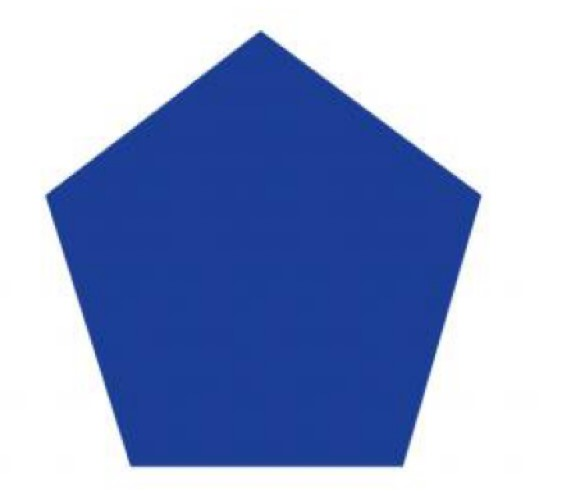
#> input picture OpenCV/images/hexagon.jpg, 563 x 491 px
$ python 8-contour-properties.py
#> lines starting #> are read from the running program, lines starting #| are printed output that depends on the picture; after the words box and inside, x2 and y2 are one past the last pixel; in counts of white or black regions, pixels touching at a corner belong together; long printed decimals are rounded
import numpy as np
import cv2 as cv

img = cv.imread("../images/hexagon.jpg")
#> img is the input picture: shape (491, 563, 3); mean B, G, R 204.2, 162.2, 146.4
img = cv.bilateralFilter(img, 9, 75, 75)

gray = cv.cvtColor(img, cv.COLOR_BGR2GRAY)
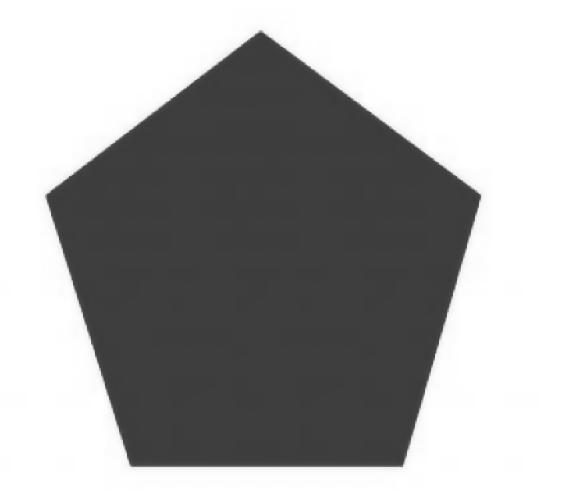
#> gray: shape (491, 563); min 59, max 255, mean 162.2
_, th1 = cv.threshold(gray, 100, 255, cv.THRESH_BINARY)
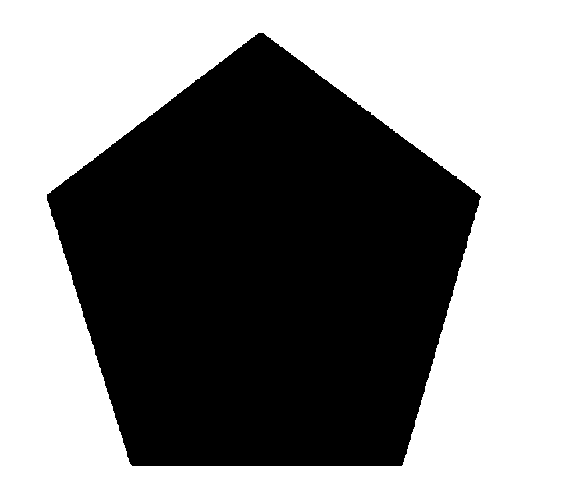
#> th1: shape (491, 563); 52.5% white; 1 black region, box (x1, y1, x2, y2) and area: (47, 33, 481, 466) 131218
canny = cv.Canny(th1, 100, 200)
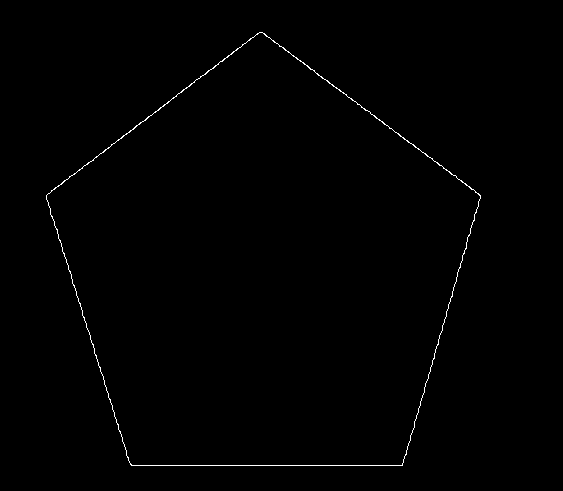
#> canny: shape (491, 563); 0.52% white in thin lines or dots, all inside (x1, y1, x2, y2) = (46, 32, 481, 466)
contours, hierarchy = cv.findContours(canny, cv.RETR_TREE, cv.CHAIN_APPROX_NONE)
#> contours = 2 contours; box (x1, y1, x2, y2) and area: (46, 32, 481, 466) 131176, (46, 32, 481, 466) 130996
cv.drawContours(img, contours, -1, (0, 255, 5), 2)
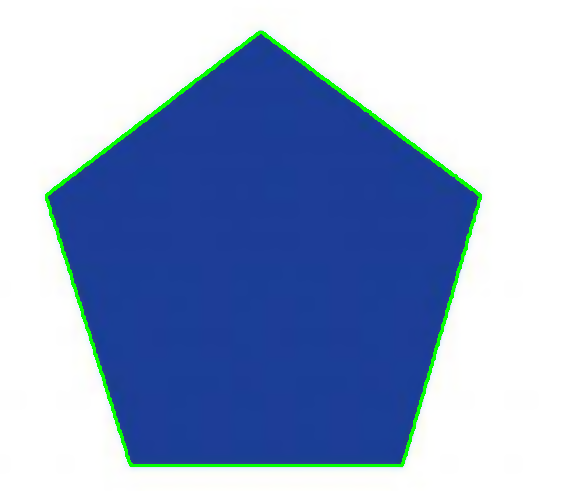
#> img: shape (491, 563, 3); mean B, G, R 201.2, 164.6, 144.7
cv.imshow("Gsa", img)
cv.waitKey(0)
cv.destroyAllWindows()

cnt = contours[1]
#> cnt = contour of 1255 points, box (x1, y1, x2, y2) (46, 32, 481, 466), area 130996

x, y, w, h = cv.boundingRect(cnt)
#> x = 46; y = 32; w = 435; h = 434
aspect_ratio = float(w) / h
#> aspect_ratio = 1
print(aspect_ratio)
#| 1.002

area = cv.contourArea(cnt)
#> area = 130996.5
react_area = w * h
#> react_area = 188790
extent = float(area) / react_area
#> extent = 0.694
print(extent)
#| 0.6939

hull = cv.convexHull(cnt)
#> hull = contour of 27 points, box (x1, y1, x2, y2) (46, 32, 481, 466), area 131938
hull_area = cv.contourArea(hull)
#> hull_area = 131938.5
solidity = float(area) / hull_area
#> solidity = 0.993
print(solidity)
#| 0.9929

equi_diameter = np.sqrt(4 * area / np.pi)
#> equi_diameter = 408.4
print(equi_diameter)
#| 408.399

(x, y), (MA, ma), angle = cv.fitEllipse(cnt)
#> x = 263.7; y = 271; MA = 405.1; ma = 425.7; angle = 171.8
print(angle)
#| 171.756

mask = np.zeros(gray.shape, np.uint8)
cv.drawContours(mask, [cnt], 0, 255, -1)
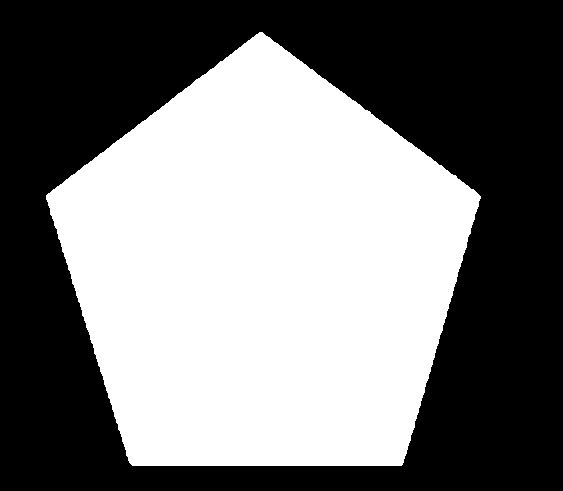
#> mask: shape (491, 563); 47.6% white; 1 white region, box (x1, y1, x2, y2) and area: (46, 32, 481, 466) 131625
pixelpoints = np.transpose(np.nonzero(mask))
#> pixelpoints = 131625 pairs, first value 32 to 465, second value 46 to 480
# pixelpoints = cv.findNonzero
white = np.zeros(gray.shape, np.uint8)
white[pixelpoints[:, 0], pixelpoints[:, 1]] = 255
cv.imshow("gas", white)
cv.waitKey(0)
cv.destroyAllWindows()

min_val, max_val, min_loc, max_loc = cv.minMaxLoc(gray, mask=mask)
#> min_val = 59; max_val = 237; min_loc = (275, 54); max_loc = (50, 214)
print(min_val, max_val, min_loc, max_loc)
#| 59.0 237.0 (275, 54) (50, 214)

mean_val = cv.mean(img, mask)
#> mean_val = (146.6, 65.81, 28.05, 0)
print(mean_val)
#| (146.595, 65.807, 28.045, 0.0)

leftmost = tuple(cnt[cnt[..., 0].argmin()][0])
#> leftmost = (46, 199)
rightmost = tuple(cnt[cnt[..., 0].argmax()][0])
#> rightmost = (480, 196)
topmost = tuple(cnt[cnt[..., 1].argmin()][0])
#> topmost = (259, 32)
bottommost = tuple(cnt[cnt[..., 1].argmax()][0])
#> bottommost = (401, 465)
cv.circle(img, leftmost, 1, (61, 61, 61), 2)
#> img: shape (491, 563, 3); 0.01% of pixels changed, all inside (x1, y1, x2, y2) = (44, 197, 49, 202)
cv.circle(img, rightmost, 1, (61, 61, 61), 2)
#> img: shape (491, 563, 3); mean B, G, R 201.2, 164.5, 144.7
cv.circle(img, topmost, 1, (61, 61, 61), 2)
#> img: shape (491, 563, 3); mean B, G, R 201.2, 164.5, 144.7
cv.circle(img, bottommost, 1, (61, 61, 61), 2)
#> img: shape (491, 563, 3); mean B, G, R 201.2, 164.5, 144.7

cv.imshow("img", img)
cv.waitKey(0)
cv.destroyAllWindows()
